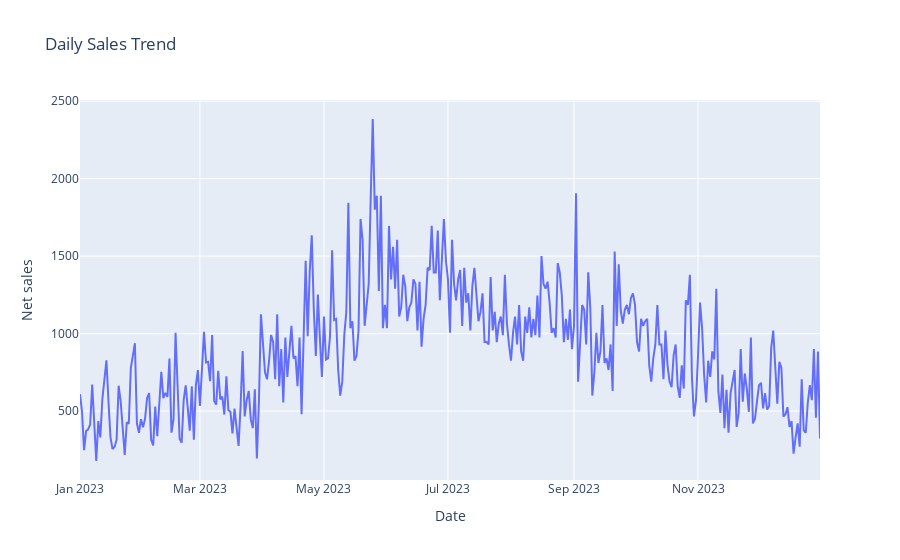
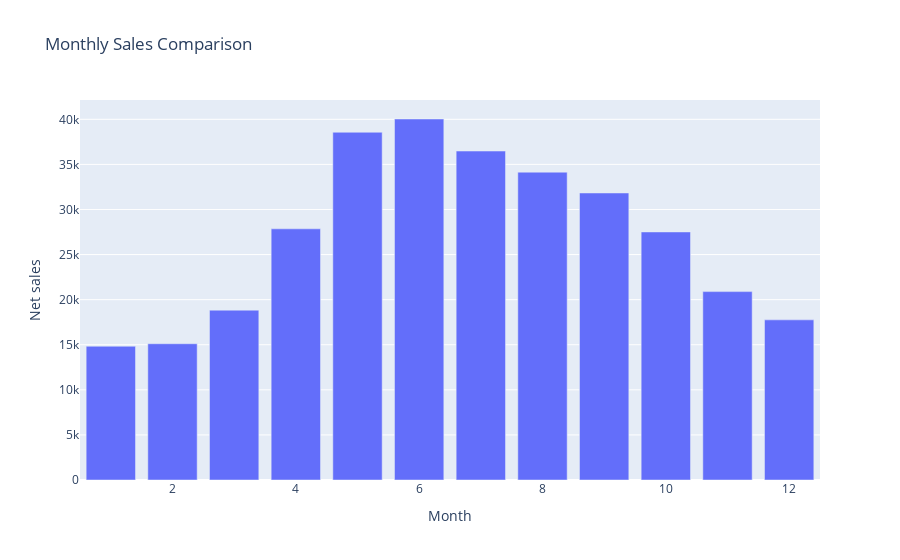
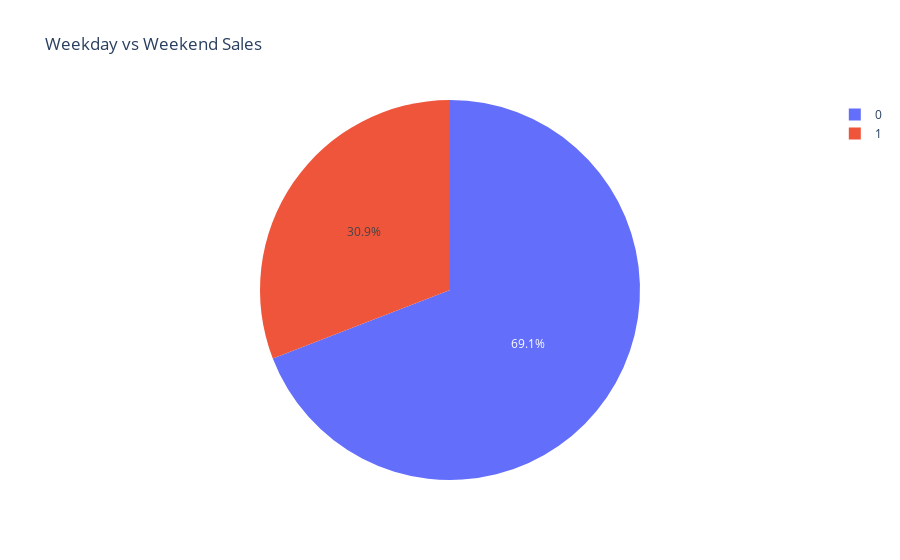
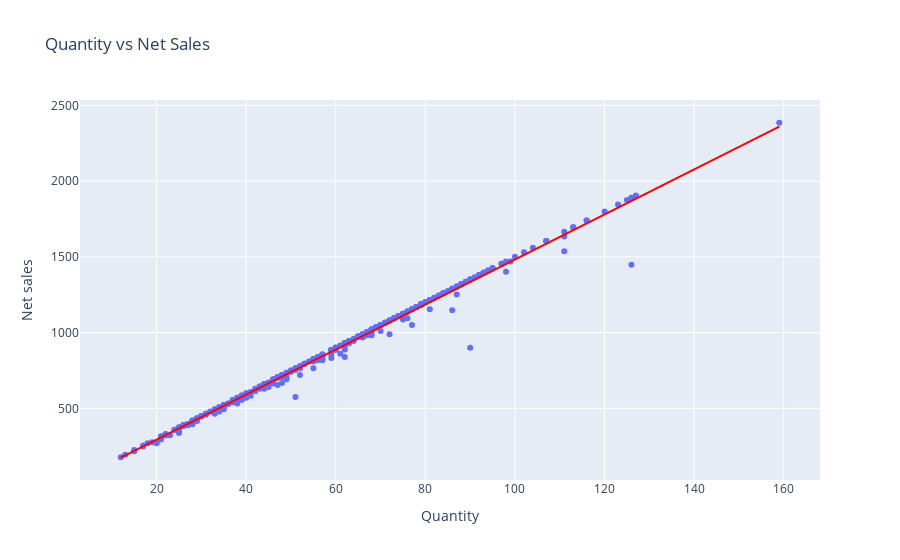

Notebook source saved alongside these figures, in order:
### Code cell
import pandas as pd
import plotly.graph_objects as go
import plotly.express as px
from plotly.subplots import make_subplots

# Load the data
df = df_IcedTea


df = df.copy()

# 1. Daily Sales Trend
daily_sales = df.groupby('Date')['Net sales'].sum().reset_index()
fig1 = px.line(daily_sales, x='Date', y='Net sales', title='Daily Sales Trend')
fig1.show()

# 2. Monthly Sales Comparison
monthly_sales = df.groupby('Month')['Net sales'].sum().reset_index()
fig2 = px.bar(monthly_sales, x='Month', y='Net sales', title='Monthly Sales Comparison')
fig2.show()

# 3. Weekday vs Weekend Sales
weekday_weekend = df.groupby('Is_Weekend')['Net sales'].sum().reset_index()
fig3 = px.pie(weekday_weekend, values='Net sales', names='Is_Weekend', title='Weekday vs Weekend Sales')
fig3.show()

# 4. Quantity vs Net Sales Scatter Plot
fig4 = px.scatter(df, x='Quantity', y='Net sales', title='Quantity vs Net Sales',
                  trendline='ols', trendline_color_override='red')
fig4.show()

# 5. Gross Profit Margin Over Time
df['Gross Profit Margin'] = df['Gross profit'] / df['Net sales']
fig5 = px.line(df, x='Date', y='Gross Profit Margin', title='Gross Profit Margin Over Time')
fig5.show()

# 6. Top 10 Days by Sales
top_10_days = df.groupby('Date')['Net sales'].sum().nlargest(10).reset_index()
fig6 = px.bar(top_10_days, x='Date', y='Net sales', title='Top 10 Days by Sales')
fig6.show()

# Create a dashboard with all plots
dashboard = make_subplots(rows=3, cols=2, 
                          specs=[[{"type": "xy"}, {"type": "xy"}],
                                 [{"type": "domain"}, {"type": "xy"}],
                                 [{"type": "xy"}, {"type": "xy"}]],
                          subplot_titles=('Daily Sales Trend', 'Monthly Sales Comparison', 
                                          'Weekday vs Weekend Sales', 'Quantity vs Net Sales', 
                                          'Gross Profit Margin Over Time', 'Top 10 Days by Sales'),
                          vertical_spacing=0.1, horizontal_spacing=0.05)

dashboard.add_trace(fig1.data[0], row=1, col=1)
dashboard.add_trace(fig2.data[0], row=1, col=2)
dashboard.add_trace(fig3.data[0], row=2, col=1)
dashboard.add_trace(fig4.data[0], row=2, col=2)
dashboard.add_trace(fig5.data[0], row=3, col=1)
dashboard.add_trace(fig6.data[0], row=3, col=2)

dashboard.update_layout(height=1800, width=1000, title_text="Sales Data Analysis Dashboard")
dashboard.show()

### Figure 1 — Plotly figure (JSON) as saved in the notebook; plotly's stock layout.template omitted (floating-point values rounded to 4 significant figures; data arrays with more than 128 entries replaced by an {"elided": "..."} marker saying what was removed)
{"data": [{"hovertemplate": "Date=%{x}<br>Net sales=%{y}<extra></extra>", "legendgroup": "", "line": {"color": "#636efa", "dash": "solid"}, "marker": {"symbol": "circle"}, "mode": "lines", "name": "", "orientation": "v", "showlegend": false, "type": "scatter", "x": {"elided": "365 str values"}, "xaxis": "x", "y": {"elided": "365 float values"}, "yaxis": "y"}], "layout": {"legend": {"tracegroupgap": 0}, "title": {"text": "Daily Sales Trend"}, "xaxis": {"anchor": "y", "domain": [0, 1], "title": {"text": "Date"}}, "yaxis": {"anchor": "x", "domain": [0, 1], "title": {"text": "Net sales"}}}}

### Figure 2 — Plotly figure (JSON) as saved in the notebook; plotly's stock layout.template omitted (floating-point values rounded to 4 significant figures)
{"data": [{"alignmentgroup": "True", "hovertemplate": "Month=%{x}<br>Net sales=%{y}<extra></extra>", "legendgroup": "", "marker": {"color": "#636efa", "pattern": {"shape": ""}}, "name": "", "offsetgroup": "", "orientation": "v", "showlegend": false, "textposition": "auto", "type": "bar", "x": [1, 2, 3, 4, 5, 6, 7, 8, 9, 10, 11, 12], "xaxis": "x", "y": [14830.0, 15111, 18840.0, 27855, 38565, 40035, 36480, 34140, 31830, 27510, 20890.0, 17760], "yaxis": "y"}], "layout": {"barmode": "relative", "legend": {"tracegroupgap": 0}, "title": {"text": "Monthly Sales Comparison"}, "xaxis": {"anchor": "y", "domain": [0, 1], "title": {"text": "Month"}}, "yaxis": {"anchor": "x", "domain": [0, 1], "title": {"text": "Net sales"}}}}

### Figure 3 — Plotly figure (JSON) as saved in the notebook; plotly's stock layout.template omitted (floating-point values rounded to 4 significant figures)
{"data": [{"domain": {"x": [0, 1], "y": [0, 1]}, "hovertemplate": "Is_Weekend=%{label}<br>Net sales=%{value}<extra></extra>", "labels": [0, 1], "legendgroup": "", "name": "", "showlegend": true, "type": "pie", "values": [223900.0, 99970.0]}], "layout": {"legend": {"tracegroupgap": 0}, "title": {"text": "Weekday vs Weekend Sales"}}}

### Figure 4 — Plotly figure (JSON) as saved in the notebook; plotly's stock layout.template omitted (floating-point values rounded to 4 significant figures; data arrays with more than 128 entries replaced by an {"elided": "..."} marker saying what was removed)
{"data": [{"hovertemplate": "Quantity=%{x}<br>Net sales=%{y}<extra></extra>", "legendgroup": "", "marker": {"color": "#636efa", "symbol": "circle"}, "mode": "markers", "name": "", "orientation": "v", "showlegend": false, "type": "scatter", "x": {"elided": "365 int values"}, "xaxis": "x", "y": {"elided": "365 float values"}, "yaxis": "y"}, {"hovertemplate": "<b>OLS trendline</b><br>Net sales = 14.8585 * Quantity + -2.54446<br>R<sup>2</sup>=0.989803<br><br>Quantity=%{x}<br>Net sales=%{y} <b>(trend)</b><extra></extra>", "legendgroup": "", "line": {"color": "red"}, "marker": {"color": "#636efa", "symbol": "circle"}, "mode": "lines", "name": "", "showlegend": false, "type": "scatter", "x": {"elided": "365 int values"}, "xaxis": "x", "y": {"elided": "365 float values"}, "yaxis": "y"}], "layout": {"legend": {"tracegroupgap": 0}, "title": {"text": "Quantity vs Net Sales"}, "xaxis": {"anchor": "y", "domain": [0, 1], "title": {"text": "Quantity"}}, "yaxis": {"anchor": "x", "domain": [0, 1], "title": {"text": "Net sales"}}}}
